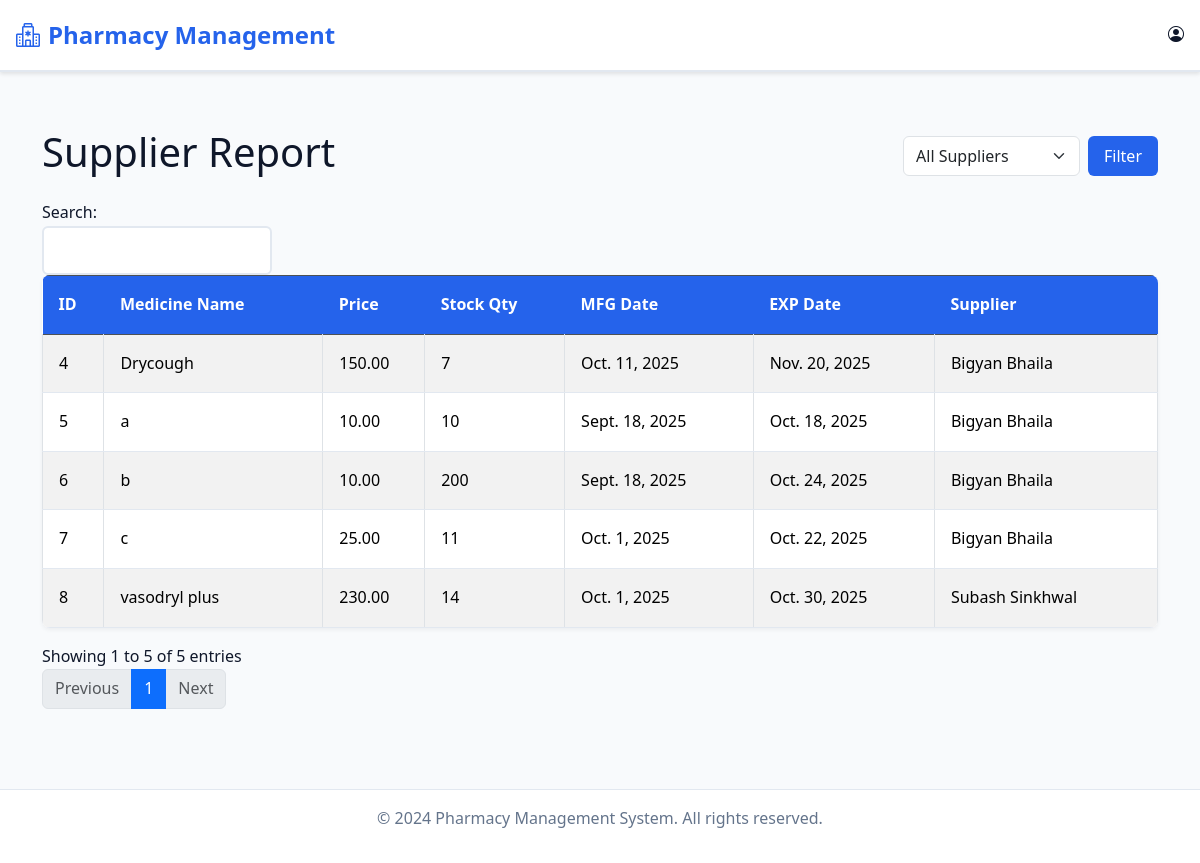
Page /supplier/supplier_report/ on the committed database.
### medicine/models.py (models this page shows, shortened)
class Medicine(models.Model):
    medicine_id = models.AutoField(primary_key=True)   # custom PK
    name = models.CharField(max_length=100)
    brand_name = models.CharField(max_length=100)
    CATEGORY_CHOICES = [
        ("tablet/capsule", "Tablet/Capsule"),
        ("liquid", "Liquid"),
        ("patch", "Patch"),
        ("cream", "Topical Cream"),
    ]
    category = models.CharField(max_length=20, choices=CATEGORY_CHOICES, default="tablet/capsule")
    mfg_date = models.DateField()
    exp_date = models.DateField()
    price = models.DecimalField(max_digits=10, decimal_places=2)
    stock_qty = models.PositiveIntegerField(default=0)
    supplier = models.ForeignKey(Supplier, on_delete=models.CASCADE, related_name="medicines")

### supplier/models.py (models this page shows, shortened)
class Supplier(models.Model):
    id = models.AutoField(primary_key=True)   # auto increment id
    name = models.CharField(max_length=100)
    contact = models.CharField(max_length=20)
    address = models.TextField()

### supplier/views.py (the view)
# urls.py: path('supplier_report/', views.supplier_report, name='supplier_report'),
def supplier_report(request):
    today = timezone.now().date()
    supplier_id = request.GET.get('supplier')
    if supplier_id:
        medicines = Medicine.objects.filter(supplier_id=supplier_id).select_related('supplier')
    else:
        medicines = Medicine.objects.all().select_related('supplier')
    suppliers = Supplier.objects.all()
    context = {
        'medicines': medicines,
        'suppliers': suppliers,
        'selected_supplier': int(supplier_id) if supplier_id else None,
        'today': today
    }
    return render(request, 'admin/supplier/supplier_report.html', context)

### templates/admin/supplier/supplier_report.html (shortened to what this page needs)
{% extends 'admin/base.html' %}
{% block content %}
<div class="container mt-4">
    <div class="d-flex justify-content-between align-items-center mb-3">
        <h1>Supplier Report</h1>
        <form method="get" class="d-flex">
            <select name="supplier" class="form-select me-2">
                <option value="">All Suppliers</option>
            </select>
            <button class="btn btn-primary">Filter</button>
        </form>
    </div>
    <table id="supplierTable" class="table table-striped table-bordered">
        <thead class="table-dark">
            <tr>
                <th>ID</th>
                <th>Medicine Name</th>
                <th>Price</th>
                <th>Stock Qty</th>
                <th>MFG Date</th>
                <th>EXP Date</th>
                <th>Supplier</th>
            </tr>
        </thead>
        <tbody>
            {% for med in medicines %}
            <tr>
                <td>{{ med.medicine_id }}</td>
                <td>{{ med.name }}</td>
                <td>{{ med.price }}</td>
                <td>
                    {% if med.stock_qty <= 0 %}
                        <span class="badge bg-danger">Out of Stock</span>
                    {% else %}
                        {{ med.stock_qty }}
                    {% endif %}
                </td>
                <td>{{ med.mfg_date }}</td>
                <td>
                    {% if med.exp_date < today %}
                        <span class="badge bg-warning text-dark">Expired</span>
                    {% else %}
                        {{ med.exp_date }}
                    {% endif %}
                </td>
                <td>{{ med.supplier.name }}</td>
            </tr>
            {% empty %}
            <tr>
                <td colspan="9" class="text-center">No data available.</td>
            </tr>
            {% endfor %}
        </tbody>
    </table>
</div>
{% endblock %}

### templates/admin/base.html (style rules this page uses)
:root { --primary-blue: #2563eb; --light-blue: #dbeafe; --dark-blue: #1e40af; --white: #ffffff; --light-gray: #f8fafc; --gray: #64748b; --dark-gray: #334155; --black: #0f172a; --border-color: #e2e8f0; --success: #10b981; --warning: #f59e0b; --danger: #ef4444; }
* { margin: 0; padding: 0; box-sizing: border-box; }
body { font-family: 'Segoe UI', Tahoma, Geneva, Verdana, sans-serif; background-color: var(--light-gray); color: var(--black); line-height: 1.6; }
.btn { border-radius: 6px; font-weight: 500; padding: 0.5rem 1rem; border: none; transition: all 0.3s ease; text-decoration: none; display: inline-block; }
.btn-primary { background-color: var(--primary-blue); color: var(--white); }
.table { background-color: var(--white); border-radius: 8px; overflow: hidden; box-shadow: 0 2px 4px rgba(0,0,0,0.05); }
.table thead th { background-color: var(--primary-blue); color: var(--white); border: none; padding: 1rem; font-weight: 600; }
.table tbody td { padding: 1rem; border-bottom: 1px solid var(--border-color); }

### rows in the picture
Medicine: medicine_id "4", name "Drycough", price "150.00", stock_qty "7", mfg_date "Oct. 11, 2025", exp_date "Nov. 20, 2025", supplier.name "Bigyan Bhaila"
Medicine: medicine_id "5", name "a", price "10.00", stock_qty "10", mfg_date "Sept. 18, 2025", exp_date "Oct. 18, 2025", supplier.name "Bigyan Bhaila"
Medicine: medicine_id "6", name "b", price "10.00", stock_qty "200", mfg_date "Sept. 18, 2025", exp_date "Oct. 24, 2025", supplier.name "Bigyan Bhaila"
Medicine: medicine_id "7", name "c", price "25.00", stock_qty "11", mfg_date "Oct. 1, 2025", exp_date "Oct. 22, 2025", supplier.name "Bigyan Bhaila"
Medicine: medicine_id "8", name "vasodryl plus", price "230.00", stock_qty "14", mfg_date "Oct. 1, 2025", exp_date "Oct. 30, 2025", supplier.name "Subash Sinkhwal"
